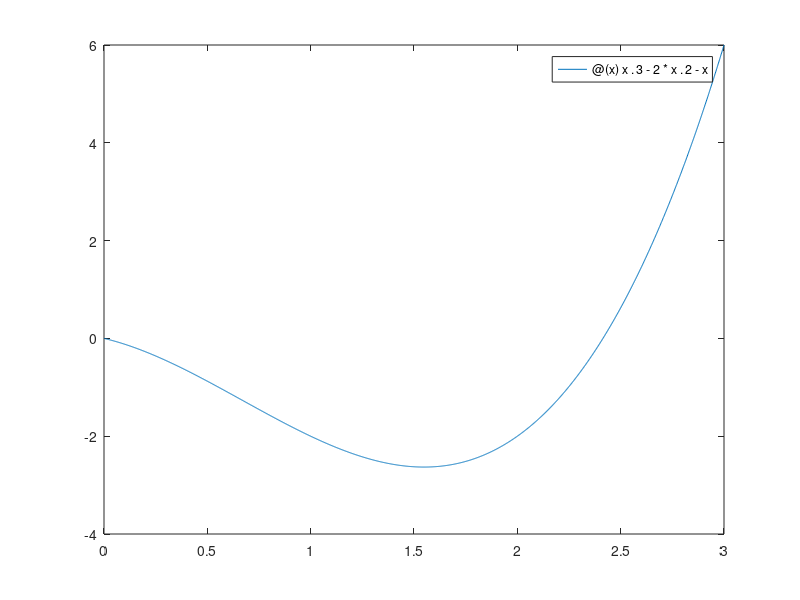

This figure's MATLAB source: (Note: this script raises an error after producing the figure.)
%%%%%%%%%%%%%%%%%%%%%%%%%%%%%%%%%%%%%%
%  Qadratic Interpolation Method     %
%  f(x) = x^3-2*x^2-x                %                       
%  Tol: 0.05                         %
%%%%%%%%%%%%%%%%%%%%%%%%%%%%%%%%%%%%%%



close all;
clear all;
clc;


N=50                            ;   % Iterasyon Sayısı
tol=0.05                        ;   % Tolerans
f=@(x) x.^3-2*x.^2-x;           ;   % Fonksiyon
x=[0 3]                         ;   % Aralık
x0=-1; x1=2; x2=3               ;   % Başlangıç Değerleri                      
k=1                             ;


%% Algoritm

for i= 1:N
    
   pay   = f(x0)*(x1^2-x2^2) + f(x1)*(x2^2-x0^2) + f(x2)*(x0^2-x1^2);    
   payda = 2*f(x0)*(x1-x2) + 2*f(x1)*(x2-x0) + 2*f(x2)*(x0-x1);
   x3= pay / payda;
   
   x0= x1; x1=x2; x2=x3     ;
   k=k+1                    ;
   rr(k) = x3               ; 
   jj=k-1                   ;
   Err = abs(rr(k)-rr(k-1)) ;
   
   if Err < tol
       
       break;      
       
   end  
    
end

FF= f(x3)                   ;  % Minimum Value  



%% Plotting %%

figure (1)
fplot(f,x)                              ;
hold on
line=xline(x3,'-.','Minimum Point Line','DisplayName','Minimum Point');
line.LabelVerticalAlignment = 'middle';
line.LabelHorizontalAlignment = 'center';
legend('show');
title('f(x)= x^3-2*x^2-x ')             ;
%legend('f(x)')                          ;
xlabel('x')                             ;
ylabel('f(x)')                          ;

txt1 = ['x3: ' num2str(x3)]             ;
t1=text(0.2,4.8,txt1)                   ;
t1.FontSize=10                          ;
t1.Color='black'                        ;


txt2 = ['f(x3): ' num2str(FF)]          ;
t1=text(0.2,4.4,txt2)                   ;
t1.FontSize=10                          ;
t1.Color='black'                        ;

txt3 = ['Error: ' num2str(Err)]         ;
t1=text(0.2,4.0,txt3)                   ;
t1.FontSize=10                          ;
t1.Color='black'                        ;

txt1 = ['# of Iteration: ' num2str(jj)] ;
t1=text(0.2,3.6,txt1)                   ;
t1.FontSize=10                          ;
t1.Color='black'                        ;




